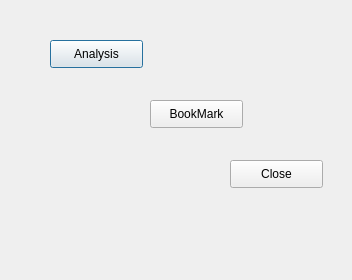
<?xml version="1.0" encoding="UTF-8"?>
<ui version="4.0">
 <class>Dialog_main_options</class>
 <widget class="QDialog" name="Dialog_main_options">
  <property name="geometry">
   <rect>
    <x>0</x>
    <y>0</y>
    <width>352</width>
    <height>280</height>
   </rect>
  </property>
  <property name="windowTitle">
   <string>Main Options</string>
  </property>
  <widget class="QPushButton" name="pushButton">
   <property name="geometry">
    <rect>
     <x>50</x>
     <y>40</y>
     <width>93</width>
     <height>28</height>
    </rect>
   </property>
   <property name="text">
    <string>Analysis</string>
   </property>
  </widget>
  <widget class="QPushButton" name="pushButton_2">
   <property name="geometry">
    <rect>
     <x>150</x>
     <y>100</y>
     <width>93</width>
     <height>28</height>
    </rect>
   </property>
   <property name="text">
    <string>BookMark</string>
   </property>
  </widget>
  <widget class="QPushButton" name="pushButton_3">
   <property name="geometry">
    <rect>
     <x>230</x>
     <y>160</y>
     <width>93</width>
     <height>28</height>
    </rect>
   </property>
   <property name="text">
    <string>Close</string>
   </property>
  </widget>
 </widget>
 <resources/>
 <connections/>
</ui>
